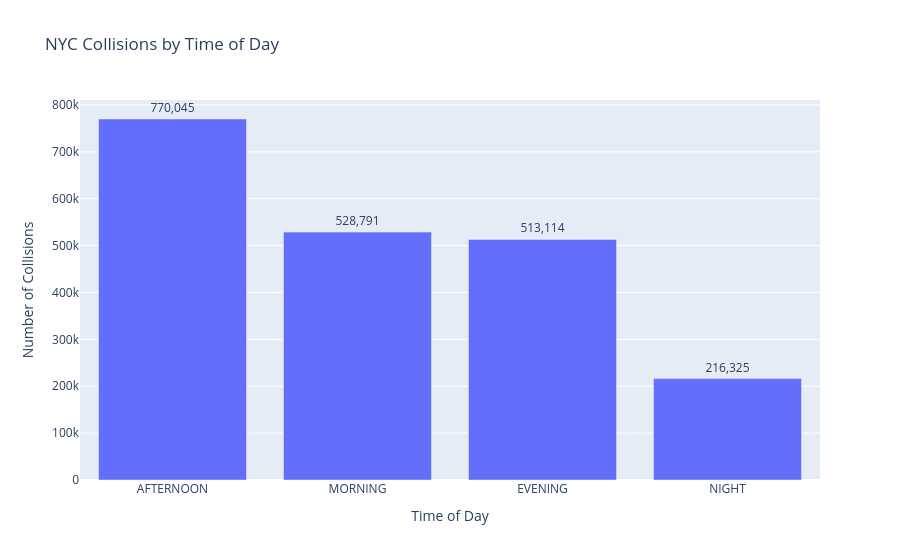

Write notebook code for a chart like this one.
### Code cell
fig = px.bar(
    q3_time_of_day,
    x="time_of_day",
    y="collision_count",
    title="NYC Collisions by Time of Day",
    labels={
        "time_of_day": "Time of Day",
        "collision_count": "Number of Collisions"
    },
    text="collision_count"
)

fig.update_traces(
    texttemplate="%{text:,}",
    textposition="outside"
)

fig.update_layout(
    xaxis_title="Time of Day",
    yaxis_title="Number of Collisions"
)

fig.show()

### Figure 1 — Plotly figure (JSON) as saved in the notebook; plotly's stock layout.template omitted (floating-point values rounded to 4 significant figures)
{"data": [{"hovertemplate": "Time of Day=%{x}<br>Number of Collisions=%{text}<extra></extra>", "legendgroup": "", "marker": {"color": "#636efa", "pattern": {"shape": ""}}, "name": "", "orientation": "v", "showlegend": false, "text": [770000.0, 528800.0, 513100.0, 216300.0], "textposition": "outside", "texttemplate": "%{text:,}", "type": "bar", "x": ["AFTERNOON", "MORNING", "EVENING", "NIGHT"], "xaxis": "x", "y": [770045, 528791, 513114, 216325], "yaxis": "y"}], "layout": {"barmode": "relative", "legend": {"tracegroupgap": 0}, "title": {"text": "NYC Collisions by Time of Day"}, "xaxis": {"anchor": "y", "domain": [0, 1], "title": {"text": "Time of Day"}}, "yaxis": {"anchor": "x", "domain": [0, 1], "title": {"text": "Number of Collisions"}}}}
